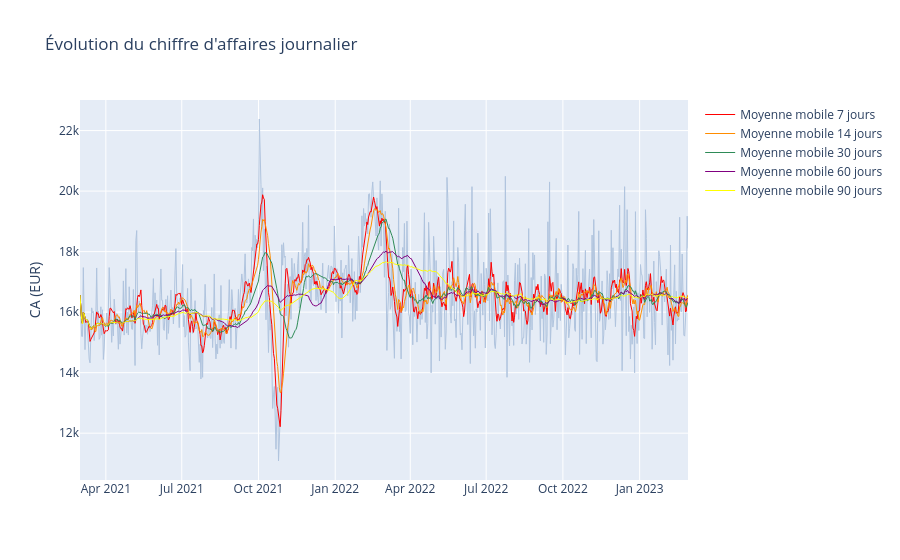

Notebook cell for this chart:
### Code cell
figure_ca_journalier = px.line(
    ca_journalier,
    x='jour',
    y='chiffre_affaires',
    title="Évolution du chiffre d'affaires journalier"
)

figure_ca_journalier.update_traces(
    name='CA journalier',
    line=dict(color='lightsteelblue', width=1)
)

figure_ca_journalier.add_scatter(
    x=ca_journalier['jour'],
    y=ca_journalier['moyenne_mobile_7_jours'],
    mode='lines',
    name='Moyenne mobile 7 jours',
    line=dict(color='red', width=1)
)
figure_ca_journalier.add_scatter(
    x=ca_journalier['jour'],
    y=ca_journalier['moyenne_mobile_2_semaines'],
    mode='lines',
    name='Moyenne mobile 14 jours',
    line=dict(color='darkorange', width=1)
)

figure_ca_journalier.add_scatter(
    x=ca_journalier['jour'],
    y=ca_journalier['moyenne_mobile_1_mois'],
    mode='lines',
    name='Moyenne mobile 30 jours',
    line=dict(color='seagreen', width=1)
)

figure_ca_journalier.add_scatter(
    x=ca_journalier['jour'],
    y=ca_journalier['moyenne_mobile_2_mois'],
    mode='lines',
    name='Moyenne mobile 60 jours',
    line=dict(color='purple', width=1)
)

figure_ca_journalier.add_scatter(
    x=ca_journalier['jour'],
    y=ca_journalier['moyenne_mobile_3_mois'],
    mode='lines',
    name='Moyenne mobile 90 jours',
    line=dict(color='yellow', width=1)
)

figure_ca_journalier.update_layout(
    xaxis_title='',
    yaxis_title='CA (EUR)',
    hovermode='x unified'
)

figure_ca_journalier.show()

### Figure 1 — Plotly figure (JSON) as saved in the notebook; plotly's stock layout.template omitted (floating-point values rounded to 4 significant figures; data arrays with more than 128 entries replaced by an {"elided": "..."} marker saying what was removed)
{"data": [{"hovertemplate": "jour=%{x}<br>chiffre_affaires=%{y}<extra></extra>", "legendgroup": "", "line": {"color": "lightsteelblue", "dash": "solid", "width": 1}, "marker": {"symbol": "circle"}, "mode": "lines", "name": "CA journalier", "orientation": "v", "showlegend": false, "type": "scatter", "x": {"elided": "730 str values"}, "xaxis": "x", "y": {"elided": "730 float values"}, "yaxis": "y"}, {"line": {"color": "red", "width": 1}, "mode": "lines", "name": "Moyenne mobile 7 jours", "type": "scatter", "x": {"elided": "730 str values"}, "y": {"elided": "730 float values"}}, {"line": {"color": "darkorange", "width": 1}, "mode": "lines", "name": "Moyenne mobile 14 jours", "type": "scatter", "x": {"elided": "730 str values"}, "y": {"elided": "730 float values"}}, {"line": {"color": "seagreen", "width": 1}, "mode": "lines", "name": "Moyenne mobile 30 jours", "type": "scatter", "x": {"elided": "730 str values"}, "y": {"elided": "730 float values"}}, {"line": {"color": "purple", "width": 1}, "mode": "lines", "name": "Moyenne mobile 60 jours", "type": "scatter", "x": {"elided": "730 str values"}, "y": {"elided": "730 float values"}}, {"line": {"color": "yellow", "width": 1}, "mode": "lines", "name": "Moyenne mobile 90 jours", "type": "scatter", "x": {"elided": "730 str values"}, "y": {"elided": "730 float values"}}], "layout": {"hovermode": "x unified", "legend": {"tracegroupgap": 0}, "title": {"text": "Évolution du chiffre d'affaires journalier"}, "xaxis": {"anchor": "y", "domain": [0, 1], "title": {"text": ""}}, "yaxis": {"anchor": "x", "domain": [0, 1], "title": {"text": "CA (EUR)"}}}}
